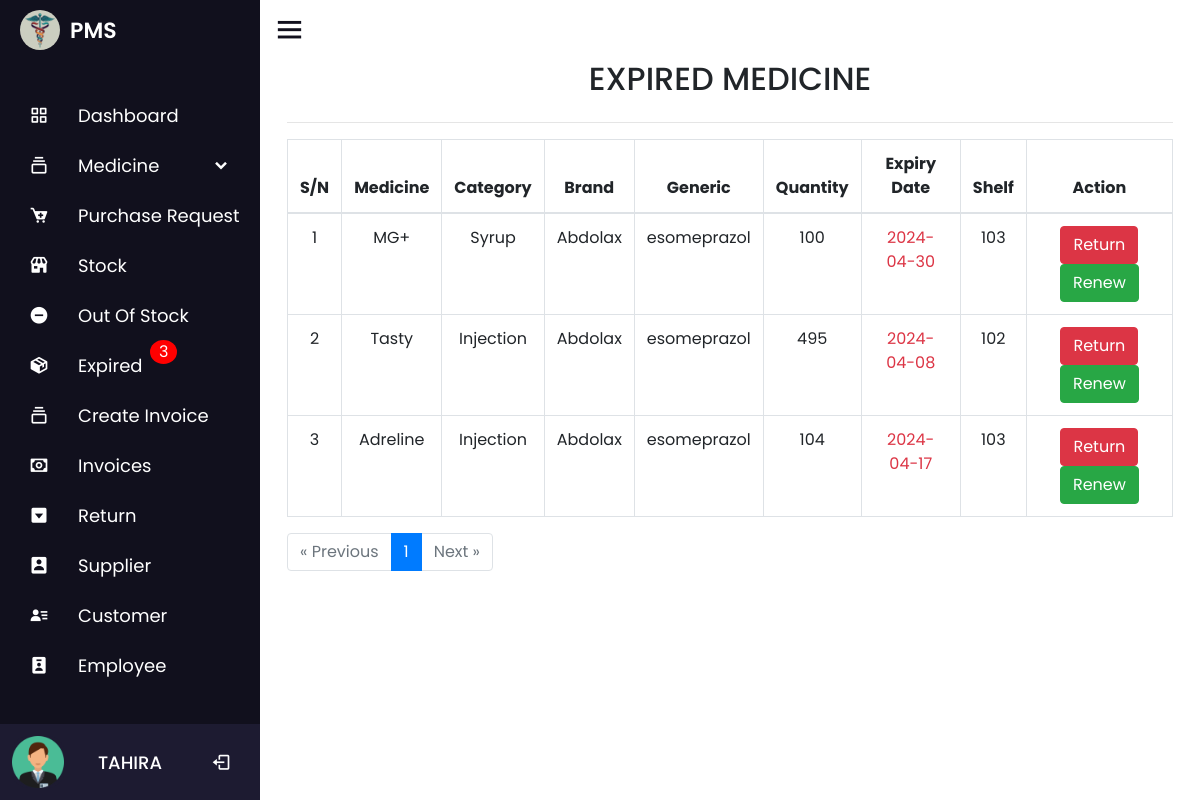
Before: /expired.php (signed in) with the older database file.
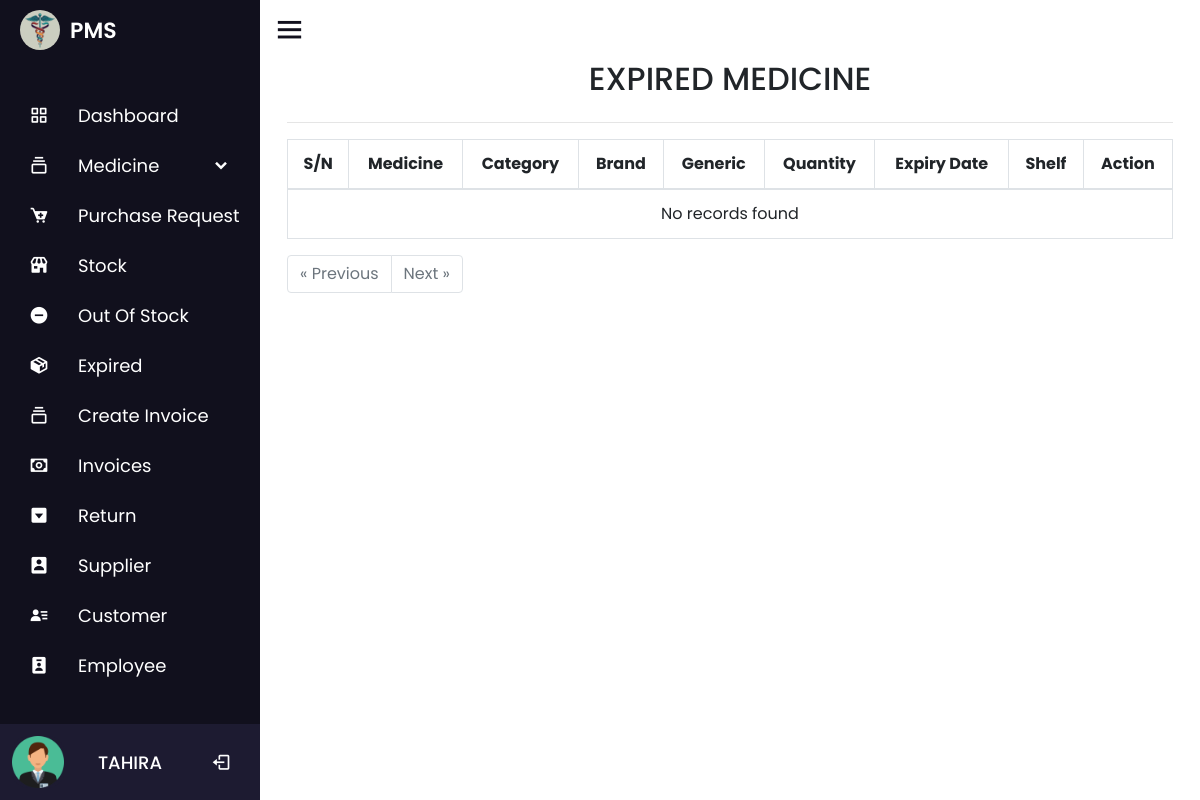
After: the same page with the newer database file.
### tables this page shows
CREATE TABLE `employee` (
  `id` int(100) NOT NULL COMMENT 'ID',
  `name` varchar(100) NOT NULL COMMENT 'Name',
  `number` int(100) NOT NULL COMMENT 'Number',
  `email` varchar(100) NOT NULL COMMENT 'Email',
  `password` varchar(100) NOT NULL,
  `role` int(10) NOT NULL,
  `date` timestamp NOT NULL DEFAULT current_timestamp()
);

CREATE TABLE `medicine_stock` (
  `stock_id` int(11) NOT NULL,
  `medicine_id` int(10) NOT NULL,
  `supplier_id` int(11) NOT NULL,
  `unit` int(10) NOT NULL,
  `expiry_date` date NOT NULL,
  `pprice` int(11) NOT NULL,
  `sprice` int(11) NOT NULL,
  `date` timestamp NOT NULL DEFAULT current_timestamp(),
  `shelf_id` int(10) NOT NULL
);

CREATE TABLE `medicine` (
  `medicine_id` int(11) NOT NULL,
  `catagory_id` int(11) NOT NULL,
  `medicine_name` varchar(100) NOT NULL,
  `brand_id` int(100) NOT NULL,
  `generic_id` int(100) NOT NULL,
  `date` timestamp NOT NULL DEFAULT current_timestamp()
);

CREATE TABLE `medicine_catagory` (
  `catagory_id` int(11) NOT NULL,
  `catagory_name` varchar(100) NOT NULL,
  `date` timestamp NOT NULL DEFAULT current_timestamp()
);

CREATE TABLE `medicine_brand` (
  `brand_id` int(11) NOT NULL,
  `brand_name` varchar(100) NOT NULL,
  `date` timestamp NOT NULL DEFAULT current_timestamp()
);

CREATE TABLE `medicine_generic` (
  `generic_id` int(11) NOT NULL,
  `generic_name` varchar(100) NOT NULL,
  `date` timestamp NOT NULL DEFAULT current_timestamp()
);

CREATE TABLE `shelf` (
  `shelf_id` int(100) NOT NULL,
  `shelf_number` int(100) NOT NULL
);

### expired.php (the view, shortened to what this page needs)
<?php
include 'nav/nav.php';
$results_per_page = 10;
$page = 1;
$offset = ($page - 1) * $results_per_page;
$count_query = "SELECT COUNT(*) AS total FROM medicine_stock WHERE unit < 5 OR expiry_date < CURDATE()";
$count_result = mysqli_query($conn, $count_query);
$count_row = mysqli_fetch_assoc($count_result);
$total_records = $count_row['total'];
$total_pages = ceil($total_records / $results_per_page);
$sql = "SELECT m.medicine_id,m.medicine_name, m.catagory_id, m.brand_id, m.generic_id, c.catagory_name, b.brand_name, g.generic_name, s.unit, s.pprice, s.sprice, DATE(s.expiry_date) AS expiry_date, r.shelf_number
        FROM medicine_stock s
        JOIN medicine m ON s.medicine_id = m.medicine_id
        JOIN medicine_catagory c ON m.catagory_id = c.catagory_id
        JOIN medicine_brand b ON m.brand_id = b.brand_id
        JOIN medicine_generic g ON m.generic_id = g.generic_id
        LEFT JOIN shelf r ON s.shelf_id = r.shelf_id
        WHERE s.unit < 5 OR s.expiry_date < CURDATE()
        LIMIT $offset, $results_per_page
";
$data = mysqli_query($conn, $sql);
?>
<head>
</head>
<div class="container">
    <h2 class="text-center text-uppercase p-2">Expired Medicine</h2>
    <hr>
    <div id="table">
        <table id="zctb" class="display table table-bordered table-hover text-center" cellspacing="0" width="100%">
            <thead>
                <tr>
                    <th>S/N</th>
                    <th>Medicine</th>
                    <th>Category</th>
                    <th>Brand</th>
                    <th>Generic </th>
                    <th>Quantity</th>
                    <th>Expiry Date</th>
                    <th>Shelf</th>
                    <th>Action</th>
                </tr>
            </thead>
            <tbody>
                <?php
                if (mysqli_num_rows($data) > 0) {
                    $c = $offset + 1;
                    while ($result = mysqli_fetch_assoc($data)) {
                        echo '
                    <tr>
                        <td>' . $c . '</td>
                        <td>' . $result['medicine_name'] . '</td>
                        <td>' . $result['catagory_name'] . '</td>
                        <td>' . $result['brand_name'] . '</td>
                        <td>' . $result['generic_name'] . '</td>
                        <td>' . $result['unit'] . '</td>
                        <td class="text-danger">' . $result['expiry_date'] . '</td>
                        <td>' . $result['shelf_number'] . '</td>
                        <td><a href="returnexpired.php?medicine_id='.$result['medicine_id'].'" class="text-light"><button class="btn btn-danger">Return</button></a>
                        <a href="renew.php?medicine_id='.$result['medicine_id'].'" class="text-light"><button class="btn btn-success">Renew</button></a>
                        </td>
                    </tr>';
                        $c++;
                    }
                } else {
                    echo "<tr><td colspan='10'>No records found</td></tr>";
                }
                ?>
            </tbody>
        </table>
        <div class="pagination">
            <ul class="pagination">
                <li class="page-item <?php echo ($page <= 1) ? 'disabled' : ''; ?>">
                    <a class="page-link" href="?page=<?php echo ($page <= 1) ? 1 : ($page - 1); ?>">&laquo; Previous</a>
                </li>
                <?php for ($i = 1; $i <= $total_pages; $i++) : ?>
                    <li class="page-item <?php echo ($page == $i) ? 'active' : ''; ?>">
                        <a class="page-link" href="?page=<?php echo $i; ?>"><?php echo $i; ?></a>
                    </li>
                <?php endfor; ?>
                <li class="page-item <?php echo ($page >= $total_pages) ? 'disabled' : ''; ?>">
                    <a class="page-link" href="?page=<?php echo ($page >= $total_pages) ? $total_pages : ($page + 1); ?>">Next &raquo;</a>
                </li>
            </ul>
        </div>
    </div>
</div>
<?php
include 'nav/footer.php';
?>

### nav/nav.php (shortened to what this page needs)
<?php
$db = new dbObj();
$conn =  $db->getConnstring();
$query = mysqli_query($conn, "SELECT * FROM medicine_stock WHERE expiry_date < CURDATE()");
$e = mysqli_num_rows($query);
?>
<!DOCTYPE html>
<html lang="en" dir="ltr">
<head>
  <link rel="stylesheet" href="nav/style.css">
  <link rel="stylesheet" href="css/bootstrap.min.css">
  <link rel="stylesheet" href="https://unicons.iconscout.com/release/v4.0.0/css/line.css">
  <link href='https://unpkg.com/boxicons@2.0.7/css/boxicons.min.css' rel='stylesheet'>
  <link rel="stylesheet" href="https://unicons.iconscout.com/release/v4.0.8/css/line.css">
  <link rel="stylesheet" href="https://cdnjs.cloudflare.com/ajax/libs/font-awesome/4.7.0/css/font-awesome.min.css">
  <link rel="stylesheet" href="//code.jquery.com/ui/1.13.2/themes/base/jquery-ui.css">
</head>
<body>
  <div class="sidebar">
    <div class="logo-details">
      <img src="image/logo.jpg" alt="profileImg" style="height: 40px; width: 40px;     border-radius: 50px; margin-right: 10px; margin-left: 20px;">
      <span class="logo_name">PMS</span>
    </div>
    <?php
        if (isset($_SESSION['admin'])) {
            echo '
            <ul class="nav-links">
            <li>
                <a href="dashboard.php">
                <i class="bx bx-grid-alt"></i>
                <span class="link_name">Dashboard</span>
                </a>
                <ul class="sub-menu blank">
                <li><a class="link_name" href="dashboard.php">Dashboard</a></li>
                </ul>
            </li>
            <li>
                <div class="iocn-link">
                <a href="medicine_details.php">
                    <i class="bx bx-collection"></i>
                    <span class="link_name">Medicine</span>
                </a>
                <i class="bx bxs-chevron-down arrow"></i>
                </div>
                <ul class="sub-menu">
                <li><a class="link_name" href="medicine_details.php">Medicine</a></li>
                <li><a href="catagory.php">Catagory</a></li>
                <li><a href="brand.php">Brand</a></li>
                <li><a href="generic.php">Generic</a></li>
                </ul>
            </li>
            <li>
            <a href="purchase_request.php">
            <i class="bx bxs-cart-add" ></i>
            <span class="link_name">Purchase Request</span>';
        echo '</a>
            <ul class="sub-menu blank">
            <li><a class="link_name" href="purchase_request.php">Purchase Request</a></li>
            </ul>
        </li>
            <li>
            <a href="stock.php">
            <i class="bx bxs-store" ></i>
              <span class="link_name">Stock</span>
            </a>
            <ul class="sub-menu blank">
              <li><a class="link_name" href="stock.php">Stock</a></li>
            </ul>
          </li>
          <li>
            <a href="outofstock.php">
            <i class="bx bxs-minus-circle" ></i>
              <span class="link_name">Out Of Stock</span>';
           echo' </a>
            <ul class="sub-menu blank">
              <li><a class="link_name" href="outofstock.php">Out Of Stock</a></li>
            </ul>
          </li>
          <li>
            <a href="expired.php">
            <i class="bx bxs-package" ></i>
              <span class="link_name">Expired</span>';
                        if ($e != 0) echo '
                            <span style="position: absolute; top: -0.1px;left: 110px;padding: 0.1px 9px;border-radius: 50%;background: red;color: white;margin-left:40px;">
                            ' . $e . '</span>' ;
           echo' </a>
            <ul class="sub-menu blank">
              <li><a class="link_name" href="expired.php">Out Of Stock</a></li>
            </ul>
          </li>
          <li>
            <div class="iocn-link">
              <a href="add_order.php">
                <i class="bx bx-collection"></i>
                <span class="link_name">Create Invoice</span>
              </a>
            </div>
          </li>
          <li>
            <div class="iocn-link">
              <a href="invoices.php">
              <i class="bx bx-money" ></i>
                <span class="link_name">Invoices</span>
              </a>
            </div>
          </li>
          <li>
            <a href="return.php">
            <i class="bx bxs-caret-down-square" ></i>
              <span class="link_name">Return</span>
            </a>
            <ul class="sub-menu blank">
              <li><a class="link_name" href="return.php">Return</a></li>
            </ul>
          </li>
          <li>
          <a href="supplier.php">
          <i class="bx bxs-user-rectangle" ></i>
            <span class="link_name">Supplier</span>
          </a>
          <ul class="sub-menu blank">
            <li><a class="link_name" href="supplier.php">Customer</a></li>
          </ul>
        </li>
          <li>
          <a href="customer.php">
          <i class="bx bxs-user-detail" ></i>
            <span class="link_name">Customer</span>
          </a>
          <ul class="sub-menu blank">
            <li><a class="link_name" href="customer.php">Customer</a></li>
          </ul>
        </li>
        <li>
          <a href="employee.php">
          <i class="bx bxs-user-badge"></i>
            <span class="link_name">Employee</span>
          </a>
          <ul class="sub-menu blank">
            <li><a class="link_name" href="employee.php">Employee</a></li>
          </ul>
        </li>
          <li>
            ';
        }
        ?>
        <div class="profile-details">
          <div class="profile-content">
            <img src="image/user.png" alt="profileImg">
          </div>
          <div class="name-job">
            <div class="profile_name"><a class="link_name text-white text-uppercase" href="profile.php"><?php
                                      $query = mysqli_query($conn, "SELECT * FROM `employee` WHERE `id`='$_SESSION[eid]'");
                                      $fetch = mysqli_fetch_array($query);
                                      echo $fetch['name'];
                                      ?></a></div>
          </div>
          <a href="logout.php">
            <i class='bx bx-log-out'></i></a>
        </div>
      </li>
    </ul>
  </div>
  <section class="home-section">
    <div class="home-content">
      <i class='bx bx-menu'></i>
    </div>

### nav/footer.php (shortened to what this page needs)
</section>
</body>
</html>

### nav/style.css (style rules this page uses)
* { margin: 0; padding: 0; box-sizing: border-box; font-family: 'Poppins', sans-serif; }
.sidebar { position: fixed; top: 0; left: 0; height: 100%; width: 260px; background: #11101d; z-index: 100; transition: all 0.5s ease; }
.sidebar .logo-details { height: 60px; width: 100%; display: flex; align-items: center; }
.sidebar .logo-details .logo_name { font-size: 22px; color: #fff; font-weight: 600; transition: 0.3s ease; transition-delay: 0.1s; }
.sidebar .nav-links { height: 100%; padding: 30px 0 150px 0; overflow: auto; }
.sidebar .nav-links li { position: relative; list-style: none; transition: all 0.4s ease; }
.sidebar .nav-links li .iocn-link { display: flex; align-items: center; justify-content: space-between; }
.sidebar .nav-links li i { height: 50px; min-width: 78px; text-align: center; line-height: 50px; color: #fff; font-size: 20px; cursor: pointer; transition: all 0.3s ease; }
.sidebar .nav-links li a { display: flex; align-items: center; text-decoration: none; }
.sidebar .nav-links li a .link_name { font-size: 18px; font-weight: 400; color: #fff!important; transition: all 0.4s ease; }
.sidebar .profile-details { position: fixed; bottom: 0; width: 260px; display: flex; align-items: center; justify-content: space-between; background: #1d1b31; padding: 12px 0; transition: all 0.5s ease; }
.sidebar .profile-details .profile-content { display: flex; align-items: center; }
.sidebar .profile-details img { height: 52px; width: 52px; object-fit: cover; border-radius: 16px; margin: 0 14px 0 12px; background: #1d1b31; transition: all 0.5s ease; }
.sidebar .profile-details .profile_name, .sidebar .profile-details .job { color: #fff; font-size: 18px; font-weight: 500; white-space: nowrap; }
.home-section { position: relative; background: #ffffff; height: 100vh; left: 130px; width: calc(100% - 260px); transition: all 0.5s ease; padding: 12px; overflow: auto; }
.home-content { align-items: center; flex-wrap: wrap; }
.home-section .home-content .bx-menu, .home-section .home-content .text { color: #11101d; font-size: 35px; }
.home-section .home-content .bx-menu { cursor: pointer; margin-right: 10px; }
* { margin: 0; padding: 0; box-sizing: border-box; }
body { display: flex; justify-content: center; align-items: center; min-height: 100vh; }

Changed rows visible on the page:
removed medicine_stock: medicine.medicine_name "MG+", medicine_catagory.catagory_name "Syrup", medicine_brand.brand_name "Abdolax", medicine_generic.generic_name "esomeprazol", unit "100", expiry_date "2024-04-30", shelf.shelf_number "103"
removed medicine_stock: medicine.medicine_name "Tasty", medicine_catagory.catagory_name "Injection", medicine_brand.brand_name "Abdolax", medicine_generic.generic_name "esomeprazol", unit "495", expiry_date "2024-04-08", shelf.shelf_number "102"
removed medicine_stock: medicine.medicine_name "Adreline", medicine_catagory.catagory_name "Injection", medicine_brand.brand_name "Abdolax", medicine_generic.generic_name "esomeprazol", unit "104", expiry_date "2024-04-17", shelf.shelf_number "103"
Other visible differences:
$e: "3" → (not shown)
text now shown: "No records found"
list line gone: "1"
